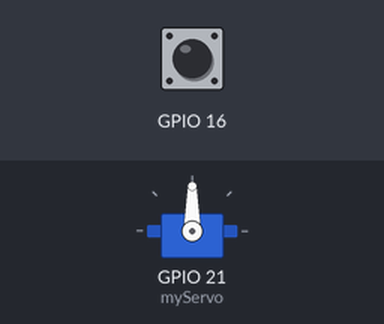
Recording of a sketch running on a simulated ESP32. Parts: servo. The inputs (shaded band) are chosen by the test bench; at power-on: GPIO 16 LOW.

Above: at 1.2 s.
1.3 s: GPIO 16 pulsed HIGH 5 times (0.12 s each, 0.3 s apart)
At 2.7 s:
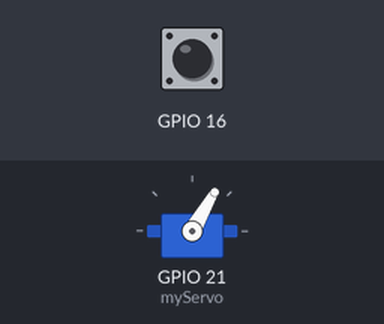
At 5.6 s:
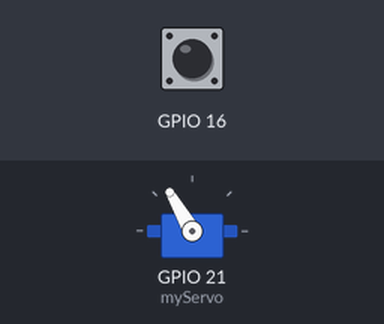
5.8 s: GPIO 16 driven HIGH
At 6.4 s:
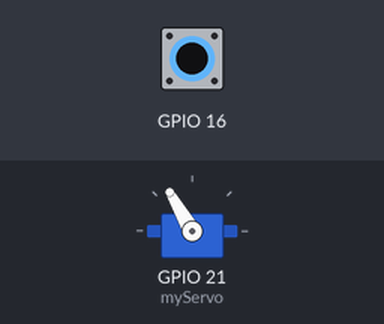
Timing chart, 0 to 8.8 s (numbered marks = the images above; inputs shaded):
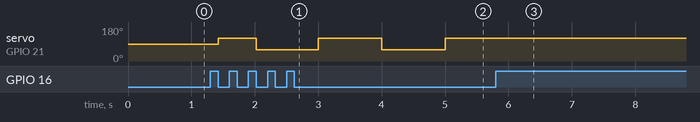

The sketch:

SketchyWalker.ino
```cpp
#include <ESP32Servo.h>

Servo myServo;  // create a servo object


bool offOn = false;

void setup() {
  myServo.attach(21); // attaches the servo on pin 9 to the servo object
  pinMode(16,INPUT);
}

void loop() {

  if (digitalRead(16)){
    offOn = !offOn;
    delay (5);
    while (digitalRead(16));
    delay (5);
  }

  if (offOn){
    if((millis()/1000)%2==0){
      myServo.write(60);
    }else{
      myServo.write(120);
    }
  }
}
```

Measured:
- after the input at 1.3 s, servo on GPIO 21 (myServo): goes 120° 0.60 s, 60° 0.98 s, 120° 1.0 s, 60° 1.0 s, then 120°, starting after 0.13 s
- after the input at 5.8 s, servo on GPIO 21 (myServo): stops changing and stays 120°
